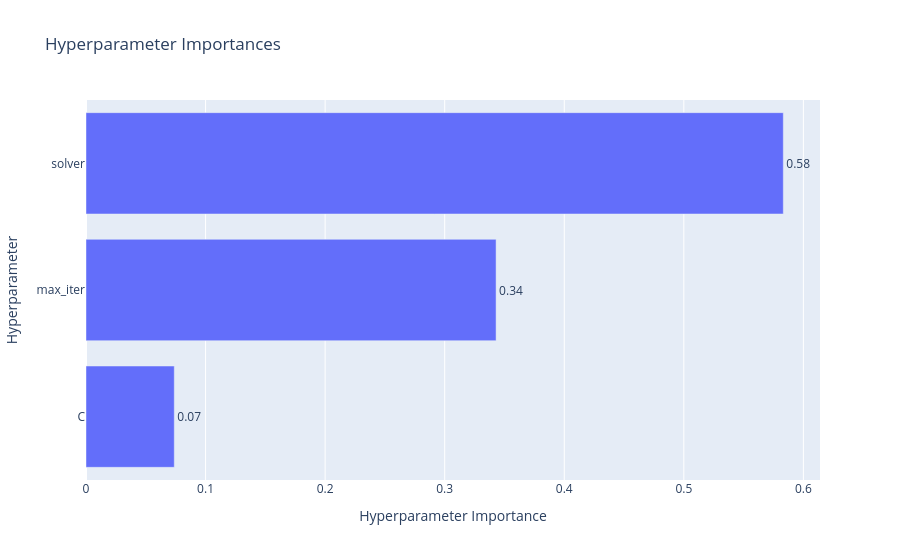

Write notebook code for a chart like this one.
### Markdown cell above
#### Визуализация optuna:
1) Сравнение важности гиперпараметров
2) Отрисовка контура оптимизации. Помогает выбрать направление дальнейшей оптимизации в сторону "темных" областей

### Code cell
from optuna.visualization import plot_param_importances

plot_param_importances(study)

### Figure 1 — Plotly figure (JSON) as saved in the notebook; plotly's stock layout.template omitted (floating-point values rounded to 4 significant figures)
{"data": [{"cliponaxis": false, "hovertemplate": ["C (FloatDistribution): 0.07382564023734174<extra></extra>", "max_iter (IntDistribution): 0.34297866363695406<extra></extra>", "solver (CategoricalDistribution): 0.5831956961257041<extra></extra>"], "name": "Objective Value", "orientation": "h", "text": ["0.07", "0.34", "0.58"], "textposition": "outside", "type": "bar", "x": [0.07383, 0.343, 0.5832], "y": ["C", "max_iter", "solver"]}], "layout": {"title": {"text": "Hyperparameter Importances"}, "xaxis": {"title": {"text": "Hyperparameter Importance"}}, "yaxis": {"title": {"text": "Hyperparameter"}}}}
